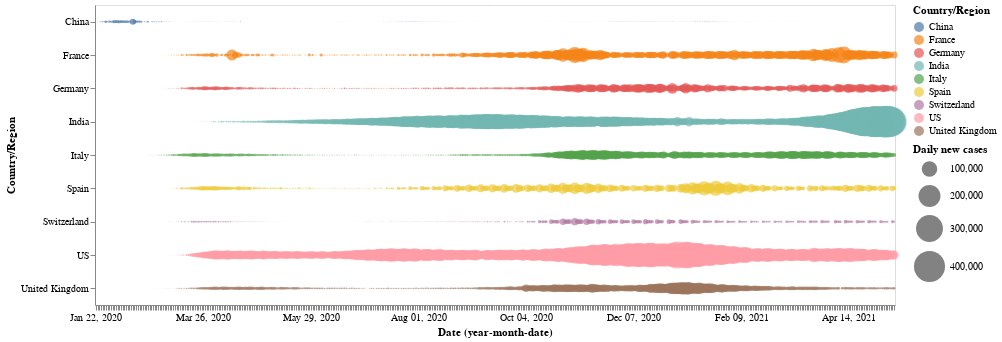

Here is the notebook cell this chart was saved with:
### Code cell
alt.Chart(selected_countries).mark_circle().encode(
    x='yearmonthdate(Date):O',
    y='Country/Region',
    color='Country/Region',
    size=alt.Size('New cases:Q',
        scale=alt.Scale(range=[0, 1000]),
        legend=alt.Legend(title='Daily new cases')
    ) 
).properties(
    width=800,
    height=300
)

### Figure 1 — Vega-Lite specification as saved in the notebook (floating-point values rounded to 4 significant figures; data arrays with more than 128 entries replaced by an {"elided": "..."} marker saying what was removed)
{"config": {"view": {"continuousWidth": 400, "continuousHeight": 300}}, "data": {"name": "data-ef1d9a7439e94b301b748c86f1fd61f3"}, "mark": "circle", "encoding": {"color": {"type": "nominal", "field": "Country/Region"}, "size": {"type": "quantitative", "field": "New cases", "legend": {"title": "Daily new cases"}, "scale": {"range": [0, 1000]}}, "x": {"type": "ordinal", "field": "Date", "timeUnit": "yearmonthdate"}, "y": {"type": "nominal", "field": "Country/Region"}}, "height": 300, "width": 800, "$schema": "https://vega.github.io/schema/vega-lite/v4.8.1.json", "datasets": {"data-ef1d9a7439e94b301b748c86f1fd61f3": {"elided": "4284 records"}}}
